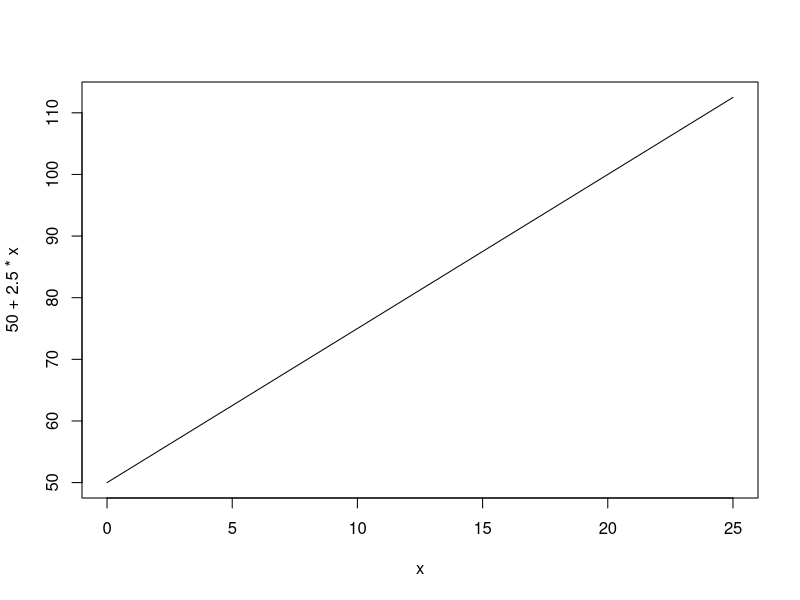
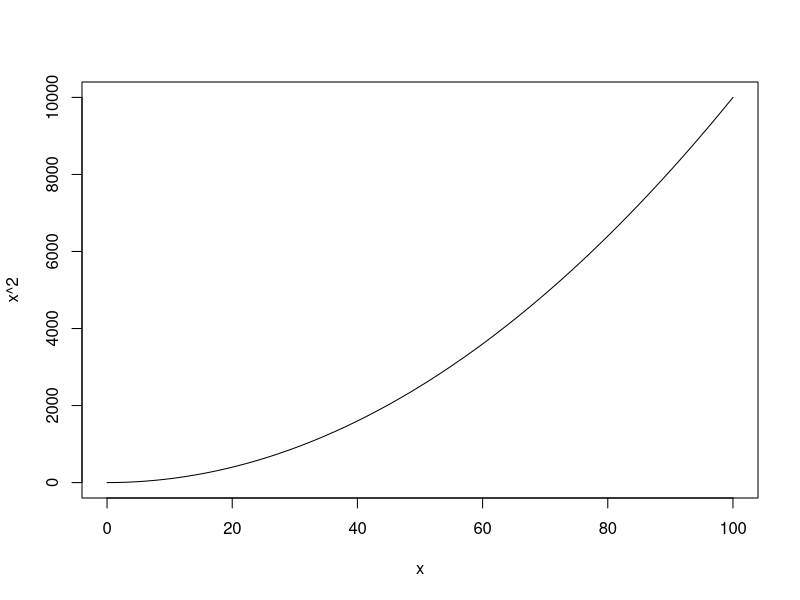

These charts were generated, in order, by the following R code:
# Graphing a line

curve(50 + 2.5*x, from=0, to=25)

curve(x^2, from=0, to=100)

# Comparing distributions

pnorm(c(4, 4.9, 5, 6), 5, 1)
